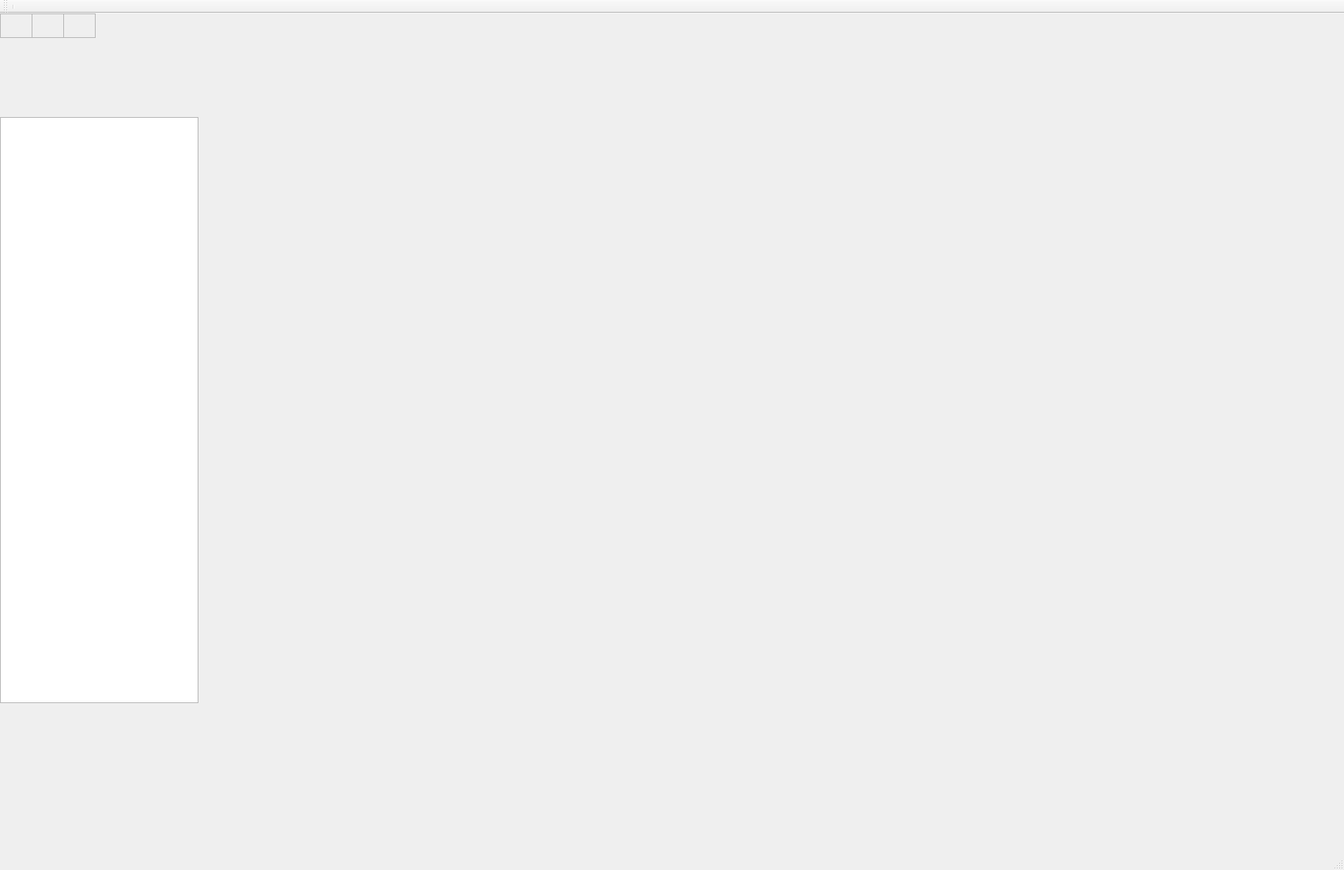
<?xml version="1.0" encoding="UTF-8"?>
<ui version="4.0">
 <class>MainWindow</class>
 <widget class="QMainWindow" name="MainWindow">
  <property name="geometry">
   <rect>
    <x>0</x>
    <y>0</y>
    <width>1700</width>
    <height>1100</height>
   </rect>
  </property>
  <property name="minimumSize">
   <size>
    <width>1700</width>
    <height>1100</height>
   </size>
  </property>
  <property name="maximumSize">
   <size>
    <width>1700</width>
    <height>1100</height>
   </size>
  </property>
  <property name="windowTitle">
   <string>MainWindow</string>
  </property>
  <widget class="QWidget" name="centralwidget">
   <property name="layoutDirection">
    <enum>Qt::RightToLeft</enum>
   </property>
   <widget class="QWidget" name="widget" native="true">
    <property name="geometry">
     <rect>
      <x>0</x>
      <y>0</y>
      <width>1700</width>
      <height>1000</height>
     </rect>
    </property>
    <property name="minimumSize">
     <size>
      <width>1700</width>
      <height>1000</height>
     </size>
    </property>
    <property name="maximumSize">
     <size>
      <width>1700</width>
      <height>1000</height>
     </size>
    </property>
    <property name="styleSheet">
     <string notr="true">image: url(:/map.png);</string>
    </property>
    <widget class="QFrame" name="frame">
     <property name="geometry">
      <rect>
       <x>0</x>
       <y>0</y>
       <width>41</width>
       <height>31</height>
      </rect>
     </property>
     <property name="styleSheet">
      <string notr="true">image: url(:/mush.png);</string>
     </property>
     <property name="frameShape">
      <enum>QFrame::StyledPanel</enum>
     </property>
     <property name="frameShadow">
      <enum>QFrame::Raised</enum>
     </property>
    </widget>
    <widget class="QFrame" name="frame_2">
     <property name="geometry">
      <rect>
       <x>40</x>
       <y>0</y>
       <width>41</width>
       <height>31</height>
      </rect>
     </property>
     <property name="styleSheet">
      <string notr="true">image: url(:/master.jpg);</string>
     </property>
     <property name="frameShape">
      <enum>QFrame::StyledPanel</enum>
     </property>
     <property name="frameShadow">
      <enum>QFrame::Raised</enum>
     </property>
    </widget>
    <widget class="QFrame" name="frame_3">
     <property name="geometry">
      <rect>
       <x>80</x>
       <y>0</y>
       <width>41</width>
       <height>31</height>
      </rect>
     </property>
     <property name="styleSheet">
      <string notr="true">image: url(:/turtle.png);</string>
     </property>
     <property name="frameShape">
      <enum>QFrame::StyledPanel</enum>
     </property>
     <property name="frameShadow">
      <enum>QFrame::Raised</enum>
     </property>
    </widget>
    <widget class="QTextBrowser" name="textBrowser">
     <property name="geometry">
      <rect>
       <x>0</x>
       <y>131</y>
       <width>251</width>
       <height>741</height>
      </rect>
     </property>
    </widget>
   </widget>
  </widget>
  <widget class="QStatusBar" name="statusbar"/>
  <widget class="QToolBar" name="toolBar">
   <property name="font">
    <font>
     <pointsize>9</pointsize>
    </font>
   </property>
   <property name="windowTitle">
    <string>toolBar</string>
   </property>
   <attribute name="toolBarArea">
    <enum>TopToolBarArea</enum>
   </attribute>
   <attribute name="toolBarBreak">
    <bool>false</bool>
   </attribute>
   <addaction name="separator"/>
  </widget>
  <action name="QComboBox">
   <property name="text">
    <string>起点</string>
   </property>
  </action>
  <action name="actionssd">
   <property name="text">
    <string>ssd]</string>
   </property>
  </action>
  <action name="actionsdsad">
   <property name="text">
    <string>sdsad</string>
   </property>
  </action>
  <action name="action">
   <property name="text">
    <string>医务室</string>
   </property>
  </action>
  <action name="action_2">
   <property name="text">
    <string>运动场</string>
   </property>
  </action>
  <action name="action_3">
   <property name="text">
    <string>雁北园北区</string>
   </property>
  </action>
  <action name="action_4">
   <property name="text">
    <string>医务室</string>
   </property>
  </action>
  <action name="action_5">
   <property name="text">
    <string>运动场</string>
   </property>
  </action>
  <action name="action_6">
   <property name="text">
    <string>雁北园北区</string>
   </property>
  </action>
 </widget>
 <resources/>
 <connections/>
</ui>
